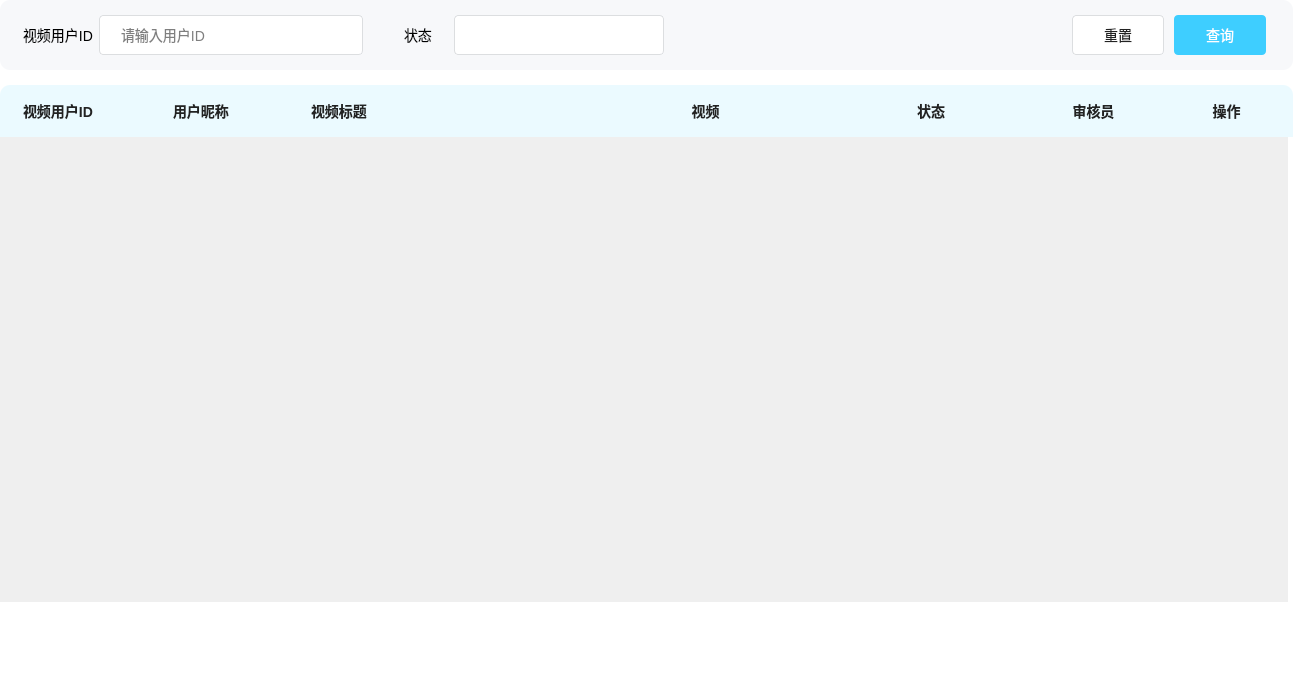
<?xml version="1.0" encoding="UTF-8"?>
<ui version="4.0">
 <class>CheckTable</class>
 <widget class="QWidget" name="CheckTable">
  <property name="geometry">
   <rect>
    <x>0</x>
    <y>0</y>
    <width>1270</width>
    <height>686</height>
   </rect>
  </property>
  <property name="windowTitle">
   <string>Form</string>
  </property>
  <layout class="QVBoxLayout" name="verticalLayout">
   <property name="spacing">
    <number>0</number>
   </property>
   <property name="leftMargin">
    <number>0</number>
   </property>
   <property name="topMargin">
    <number>0</number>
   </property>
   <property name="rightMargin">
    <number>0</number>
   </property>
   <property name="bottomMargin">
    <number>0</number>
   </property>
   <item>
    <widget class="QWidget" name="checkTableBg" native="true">
     <property name="styleSheet">
      <string notr="true">#checkTableBg{
 background-color:#FFFFFF;
}
*{
 font-size : 14px;
 font-family : 微软雅⿊;
}
</string>
     </property>
     <layout class="QVBoxLayout" name="verticalLayout_2">
      <property name="spacing">
       <number>0</number>
      </property>
      <property name="leftMargin">
       <number>0</number>
      </property>
      <property name="topMargin">
       <number>0</number>
      </property>
      <property name="rightMargin">
       <number>0</number>
      </property>
      <property name="bottomMargin">
       <number>0</number>
      </property>
      <item>
       <widget class="QWidget" name="inputBtnArea" native="true">
        <property name="maximumSize">
         <size>
          <width>16777215</width>
          <height>80</height>
         </size>
        </property>
        <property name="sizeIncrement">
         <size>
          <width>0</width>
          <height>80</height>
         </size>
        </property>
        <property name="styleSheet">
         <string notr="true">#inputBtnArea{
 background-color: #F7F8FA;
 border-radius: 10px;
}</string>
        </property>
        <layout class="QHBoxLayout" name="horizontalLayout">
         <property name="spacing">
          <number>41</number>
         </property>
         <property name="leftMargin">
          <number>23</number>
         </property>
         <property name="topMargin">
          <number>0</number>
         </property>
         <property name="rightMargin">
          <number>27</number>
         </property>
         <property name="bottomMargin">
          <number>0</number>
         </property>
         <item>
          <widget class="QWidget" name="videoUserIdBox" native="true">
           <property name="minimumSize">
            <size>
             <width>340</width>
             <height>0</height>
            </size>
           </property>
           <property name="maximumSize">
            <size>
             <width>340</width>
             <height>16777215</height>
            </size>
           </property>
           <layout class="QHBoxLayout" name="horizontalLayout_2">
            <property name="spacing">
             <number>6</number>
            </property>
            <property name="leftMargin">
             <number>0</number>
            </property>
            <property name="topMargin">
             <number>0</number>
            </property>
            <property name="rightMargin">
             <number>0</number>
            </property>
            <property name="bottomMargin">
             <number>0</number>
            </property>
            <item>
             <widget class="QLabel" name="idLabel">
              <property name="text">
               <string>视频用户ID</string>
              </property>
             </widget>
            </item>
            <item>
             <widget class="QLineEdit" name="userIdEdit">
              <property name="minimumSize">
               <size>
                <width>0</width>
                <height>40</height>
               </size>
              </property>
              <property name="maximumSize">
               <size>
                <width>16777215</width>
                <height>40</height>
               </size>
              </property>
              <property name="styleSheet">
               <string notr="true">#userIdEdit{
 background-color : #FFFFFF;
 border-radius : 4px;
 border: 1px solid #DCDEE0;
 padding-left : 19px;
}
</string>
              </property>
              <property name="placeholderText">
               <string>请输入用户ID</string>
              </property>
             </widget>
            </item>
           </layout>
          </widget>
         </item>
         <item>
          <widget class="QWidget" name="videoStatusBox" native="true">
           <property name="minimumSize">
            <size>
             <width>260</width>
             <height>0</height>
            </size>
           </property>
           <property name="maximumSize">
            <size>
             <width>260</width>
             <height>16777215</height>
            </size>
           </property>
           <layout class="QHBoxLayout" name="horizontalLayout_3">
            <property name="leftMargin">
             <number>0</number>
            </property>
            <property name="topMargin">
             <number>0</number>
            </property>
            <property name="rightMargin">
             <number>0</number>
            </property>
            <property name="bottomMargin">
             <number>0</number>
            </property>
            <item>
             <widget class="QLabel" name="status">
              <property name="minimumSize">
               <size>
                <width>44</width>
                <height>0</height>
               </size>
              </property>
              <property name="maximumSize">
               <size>
                <width>44</width>
                <height>16777215</height>
               </size>
              </property>
              <property name="text">
               <string>状态</string>
              </property>
             </widget>
            </item>
            <item>
             <widget class="QComboBox" name="videoStatus">
              <property name="minimumSize">
               <size>
                <width>0</width>
                <height>40</height>
               </size>
              </property>
              <property name="maximumSize">
               <size>
                <width>16777215</width>
                <height>40</height>
               </size>
              </property>
              <property name="styleSheet">
               <string notr="true">#videoStatus {
 background-color: #FFFFFF;
 border: 1px solid #DCDEE0;
 border-radius: 4px;
 font-size: 14px;
 line-height: 40px;
 color: #222222;
 padding-left: 16px;
}
#videoStatus::drop-down {
 border: none;
 width: 33px;
}
#videoStatus::down-arrow {
 width: 15px;
 background-color: transparent;
 image: url(:/images/admin/triangle.png);
}
#videoStatus QAbstractItemView {
 /* 去掉⿏标悬停在每个 item 上的虚线框 */ 
 outline: 0px;
}
#videoStatus QAbstractItemView::item {
 color: #222222;
 padding-left:16px;
 background-color: #fff;
 height: 30px;
}
#videoStatus QAbstractItemView::item:selected {
 background-color: #409CE1;
 color: #FFFFFF;
}
</string>
              </property>
             </widget>
            </item>
           </layout>
          </widget>
         </item>
         <item>
          <spacer name="horizontalSpacer">
           <property name="orientation">
            <enum>Qt::Orientation::Horizontal</enum>
           </property>
           <property name="sizeHint" stdset="0">
            <size>
             <width>300</width>
             <height>20</height>
            </size>
           </property>
          </spacer>
         </item>
         <item>
          <widget class="QWidget" name="btnOperatorBox" native="true">
           <property name="minimumSize">
            <size>
             <width>194</width>
             <height>0</height>
            </size>
           </property>
           <property name="maximumSize">
            <size>
             <width>194</width>
             <height>16777215</height>
            </size>
           </property>
           <layout class="QHBoxLayout" name="horizontalLayout_4">
            <property name="spacing">
             <number>10</number>
            </property>
            <property name="leftMargin">
             <number>0</number>
            </property>
            <property name="topMargin">
             <number>0</number>
            </property>
            <property name="rightMargin">
             <number>0</number>
            </property>
            <property name="bottomMargin">
             <number>0</number>
            </property>
            <item>
             <widget class="QPushButton" name="resetBtn">
              <property name="minimumSize">
               <size>
                <width>0</width>
                <height>40</height>
               </size>
              </property>
              <property name="maximumSize">
               <size>
                <width>16777215</width>
                <height>40</height>
               </size>
              </property>
              <property name="styleSheet">
               <string notr="true">#resetBtn{
 color : #222222;
 background-color : #FFFFFF;
 border-radius : 4px;
 border : 1px solid #DCDEE0;
}
</string>
              </property>
              <property name="text">
               <string>重置</string>
              </property>
             </widget>
            </item>
            <item>
             <widget class="QPushButton" name="queryBtn">
              <property name="minimumSize">
               <size>
                <width>0</width>
                <height>40</height>
               </size>
              </property>
              <property name="maximumSize">
               <size>
                <width>16777215</width>
                <height>40</height>
               </size>
              </property>
              <property name="styleSheet">
               <string notr="true">#queryBtn{
 background-color : #3ECEFF;
 border-radius : 4px;
 color : #FFFFFF;
}
</string>
              </property>
              <property name="text">
               <string>查询</string>
              </property>
             </widget>
            </item>
           </layout>
          </widget>
         </item>
        </layout>
       </widget>
      </item>
      <item>
       <widget class="QWidget" name="tableTitleArea" native="true">
        <property name="maximumSize">
         <size>
          <width>16777215</width>
          <height>67</height>
         </size>
        </property>
        <property name="sizeIncrement">
         <size>
          <width>0</width>
          <height>67</height>
         </size>
        </property>
        <layout class="QVBoxLayout" name="verticalLayout_3">
         <property name="spacing">
          <number>0</number>
         </property>
         <property name="leftMargin">
          <number>0</number>
         </property>
         <property name="topMargin">
          <number>0</number>
         </property>
         <property name="rightMargin">
          <number>0</number>
         </property>
         <property name="bottomMargin">
          <number>0</number>
         </property>
         <item>
          <widget class="QWidget" name="empty" native="true">
           <property name="minimumSize">
            <size>
             <width>0</width>
             <height>15</height>
            </size>
           </property>
           <property name="maximumSize">
            <size>
             <width>16777215</width>
             <height>15</height>
            </size>
           </property>
           <layout class="QHBoxLayout" name="horizontalLayout_5">
            <property name="spacing">
             <number>0</number>
            </property>
            <property name="leftMargin">
             <number>0</number>
            </property>
            <property name="topMargin">
             <number>0</number>
            </property>
            <property name="rightMargin">
             <number>0</number>
            </property>
            <property name="bottomMargin">
             <number>0</number>
            </property>
           </layout>
          </widget>
         </item>
         <item>
          <widget class="QWidget" name="labelBox" native="true">
           <property name="styleSheet">
            <string notr="true">#labelBox{
 background-color: #EBFAFF;
 border-top-left-radius: 10px;
 border-top-right-radius: 10px;
 border-bottom-left-radius: 0;
 border-bottom-right-radius: 0;
}
#labelBox QLabel {
 font-family : 微软雅⿊;
 font-size: 14px;
 font-weight: bold;
 color: #222222;
 line-height: 20px;
}
</string>
           </property>
           <layout class="QHBoxLayout" name="horizontalLayout_6">
            <property name="spacing">
             <number>0</number>
            </property>
            <property name="leftMargin">
             <number>23</number>
            </property>
            <property name="topMargin">
             <number>0</number>
            </property>
            <property name="rightMargin">
             <number>0</number>
            </property>
            <property name="bottomMargin">
             <number>0</number>
            </property>
            <item>
             <widget class="QLabel" name="userIdLabel">
              <property name="minimumSize">
               <size>
                <width>150</width>
                <height>0</height>
               </size>
              </property>
              <property name="maximumSize">
               <size>
                <width>150</width>
                <height>16777215</height>
               </size>
              </property>
              <property name="text">
               <string>视频用户ID</string>
              </property>
             </widget>
            </item>
            <item>
             <widget class="QLabel" name="nickNameLabel">
              <property name="minimumSize">
               <size>
                <width>138</width>
                <height>0</height>
               </size>
              </property>
              <property name="maximumSize">
               <size>
                <width>138</width>
                <height>16777215</height>
               </size>
              </property>
              <property name="text">
               <string>用户昵称</string>
              </property>
             </widget>
            </item>
            <item>
             <widget class="QLabel" name="videoTitleLabel">
              <property name="minimumSize">
               <size>
                <width>265</width>
                <height>0</height>
               </size>
              </property>
              <property name="maximumSize">
               <size>
                <width>265</width>
                <height>16777215</height>
               </size>
              </property>
              <property name="text">
               <string>视频标题</string>
              </property>
             </widget>
            </item>
            <item>
             <widget class="QLabel" name="videoLabel">
              <property name="minimumSize">
               <size>
                <width>259</width>
                <height>0</height>
               </size>
              </property>
              <property name="maximumSize">
               <size>
                <width>259</width>
                <height>16777215</height>
               </size>
              </property>
              <property name="text">
               <string>视频</string>
              </property>
              <property name="alignment">
               <set>Qt::AlignmentFlag::AlignCenter</set>
              </property>
             </widget>
            </item>
            <item>
             <widget class="QLabel" name="statusLabel">
              <property name="minimumSize">
               <size>
                <width>192</width>
                <height>0</height>
               </size>
              </property>
              <property name="maximumSize">
               <size>
                <width>192</width>
                <height>16777215</height>
               </size>
              </property>
              <property name="text">
               <string>状态</string>
              </property>
              <property name="alignment">
               <set>Qt::AlignmentFlag::AlignCenter</set>
              </property>
             </widget>
            </item>
            <item>
             <widget class="QLabel" name="checkerLabel">
              <property name="minimumSize">
               <size>
                <width>133</width>
                <height>0</height>
               </size>
              </property>
              <property name="maximumSize">
               <size>
                <width>133</width>
                <height>16777215</height>
               </size>
              </property>
              <property name="text">
               <string>审核员</string>
              </property>
              <property name="alignment">
               <set>Qt::AlignmentFlag::AlignCenter</set>
              </property>
             </widget>
            </item>
            <item>
             <widget class="QLabel" name="operationLabel">
              <property name="minimumSize">
               <size>
                <width>133</width>
                <height>0</height>
               </size>
              </property>
              <property name="maximumSize">
               <size>
                <width>133</width>
                <height>16777215</height>
               </size>
              </property>
              <property name="text">
               <string>操作</string>
              </property>
              <property name="alignment">
               <set>Qt::AlignmentFlag::AlignCenter</set>
              </property>
             </widget>
            </item>
           </layout>
          </widget>
         </item>
        </layout>
       </widget>
      </item>
      <item>
       <widget class="QWidget" name="videoArea" native="true">
        <property name="maximumSize">
         <size>
          <width>16777215</width>
          <height>480</height>
         </size>
        </property>
        <property name="sizeIncrement">
         <size>
          <width>0</width>
          <height>480</height>
         </size>
        </property>
        <layout class="QVBoxLayout" name="verticalLayout_4">
         <property name="spacing">
          <number>0</number>
         </property>
         <property name="leftMargin">
          <number>0</number>
         </property>
         <property name="topMargin">
          <number>0</number>
         </property>
         <property name="rightMargin">
          <number>5</number>
         </property>
         <property name="bottomMargin">
          <number>15</number>
         </property>
         <item>
          <widget class="QScrollArea" name="scrollArea">
           <property name="styleSheet">
            <string notr="true">#scrollArea {
 border : none;
 background-color: #FFF;
}
QScrollBar:vertical{ /*垂直滚动条*/ 
 border : none;
 background-color : #FFFFFF;
 width : 10px;
}
QScrollBar::handle:vertical{ /*设置垂直滚动条⼿柄*/ 
 border : none;
 border-radius : 5px;
 background-color : #E8E8E8;
}
QScrollBar::up-arrow:vertical, QScrollBar::downarrow:vertical
 {
 border:none;
 width: 0px;
 height: 0px;
}
QScrollBar:horizontal {
 height: 0px;
}</string>
           </property>
           <property name="widgetResizable">
            <bool>true</bool>
           </property>
           <widget class="QWidget" name="scrollAreaWidgetContents">
            <property name="geometry">
             <rect>
              <x>0</x>
              <y>0</y>
              <width>1265</width>
              <height>465</height>
             </rect>
            </property>
            <layout class="QVBoxLayout" name="verticalLayout_5">
             <property name="spacing">
              <number>0</number>
             </property>
             <property name="leftMargin">
              <number>0</number>
             </property>
             <property name="topMargin">
              <number>0</number>
             </property>
             <property name="rightMargin">
              <number>0</number>
             </property>
             <property name="bottomMargin">
              <number>0</number>
             </property>
             <item>
              <layout class="QVBoxLayout" name="layout">
               <property name="spacing">
                <number>0</number>
               </property>
              </layout>
             </item>
            </layout>
           </widget>
          </widget>
         </item>
        </layout>
       </widget>
      </item>
      <item>
       <widget class="QWidget" name="PaginatorArea" native="true"/>
      </item>
     </layout>
    </widget>
   </item>
  </layout>
 </widget>
 <resources/>
 <connections/>
</ui>
